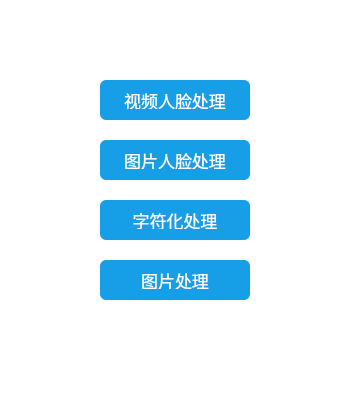
<?xml version="1.0" encoding="UTF-8"?>
<ui version="4.0">
 <class>FaceitClass</class>
 <widget class="QMainWindow" name="FaceitClass">
  <property name="geometry">
   <rect>
    <x>0</x>
    <y>0</y>
    <width>350</width>
    <height>400</height>
   </rect>
  </property>
  <property name="windowTitle">
   <string>Faceit</string>
  </property>
  <property name="styleSheet">
   <string notr="true">background:#fff</string>
  </property>
  <widget class="QWidget" name="centralWidget">
   <widget class="QPushButton" name="btn_videoFaceMg">
    <property name="geometry">
     <rect>
      <x>100</x>
      <y>80</y>
      <width>150</width>
      <height>40</height>
     </rect>
    </property>
    <property name="styleSheet">
     <string notr="true">color: #fff;
text-shadow: 0 -1px 0 rgba(0,0,0,0.25);
background-color: #169fe6;
padding: 11px 19px;
font-size: 17px;
border-radius: 6px;
font-family: &quot;Microsoft YaHei UI&quot;</string>
    </property>
    <property name="text">
     <string>视频人脸处理</string>
    </property>
   </widget>
   <widget class="QPushButton" name="btn_pictureFaceMg">
    <property name="geometry">
     <rect>
      <x>100</x>
      <y>140</y>
      <width>150</width>
      <height>40</height>
     </rect>
    </property>
    <property name="styleSheet">
     <string notr="true">color: #fff;
text-shadow: 0 -1px 0 rgba(0,0,0,0.25);
background-color: #169fe6;
padding: 11px 19px;
font-size: 17px;
border-radius: 6px;
font-family: &quot;Microsoft YaHei UI&quot;</string>
    </property>
    <property name="text">
     <string>图片人脸处理</string>
    </property>
   </widget>
   <widget class="QPushButton" name="btn_videoToChar">
    <property name="geometry">
     <rect>
      <x>100</x>
      <y>200</y>
      <width>150</width>
      <height>40</height>
     </rect>
    </property>
    <property name="styleSheet">
     <string notr="true">color: #fff;
text-shadow: 0 -1px 0 rgba(0,0,0,0.25);
background-color: #169fe6;
padding: 11px 19px;
font-size: 17px;
border-radius: 6px;
font-family: &quot;Microsoft YaHei UI&quot;</string>
    </property>
    <property name="text">
     <string>字符化处理</string>
    </property>
   </widget>
   <widget class="QPushButton" name="btn_pictureMg">
    <property name="geometry">
     <rect>
      <x>100</x>
      <y>260</y>
      <width>150</width>
      <height>40</height>
     </rect>
    </property>
    <property name="styleSheet">
     <string notr="true">color: #fff;
text-shadow: 0 -1px 0 rgba(0,0,0,0.25);
background-color: #169fe6;
padding: 11px 19px;
font-size: 17px;
border-radius: 6px;
font-family: &quot;Microsoft YaHei UI&quot;</string>
    </property>
    <property name="text">
     <string>图片处理</string>
    </property>
   </widget>
  </widget>
  <widget class="QStatusBar" name="statusBar"/>
 </widget>
 <layoutdefault spacing="6" margin="11"/>
 <resources>
  <include location="Faceit.qrc"/>
 </resources>
 <connections>
  <connection>
   <sender>btn_pictureFaceMg</sender>
   <signal>clicked()</signal>
   <receiver>FaceitClass</receiver>
   <slot>toPictureFaceMg()</slot>
   <hints>
    <hint type="sourcelabel">
     <x>155</x>
     <y>157</y>
    </hint>
    <hint type="destinationlabel">
     <x>78</x>
     <y>159</y>
    </hint>
   </hints>
  </connection>
  <connection>
   <sender>btn_videoToChar</sender>
   <signal>clicked()</signal>
   <receiver>FaceitClass</receiver>
   <slot>toVideoToChar()</slot>
   <hints>
    <hint type="sourcelabel">
     <x>166</x>
     <y>218</y>
    </hint>
    <hint type="destinationlabel">
     <x>76</x>
     <y>222</y>
    </hint>
   </hints>
  </connection>
  <connection>
   <sender>btn_pictureMg</sender>
   <signal>clicked()</signal>
   <receiver>FaceitClass</receiver>
   <slot>toPictureMg()</slot>
   <hints>
    <hint type="sourcelabel">
     <x>160</x>
     <y>280</y>
    </hint>
    <hint type="destinationlabel">
     <x>80</x>
     <y>278</y>
    </hint>
   </hints>
  </connection>
  <connection>
   <sender>btn_videoFaceMg</sender>
   <signal>clicked()</signal>
   <receiver>FaceitClass</receiver>
   <slot>toVideoFaceMg()</slot>
   <hints>
    <hint type="sourcelabel">
     <x>154</x>
     <y>95</y>
    </hint>
    <hint type="destinationlabel">
     <x>76</x>
     <y>98</y>
    </hint>
   </hints>
  </connection>
 </connections>
 <slots>
  <slot>toPictureFaceMg()</slot>
  <slot>toVideoFaceMg()</slot>
  <slot>toVideoToChar()</slot>
  <slot>toPictureMg()</slot>
 </slots>
</ui>
